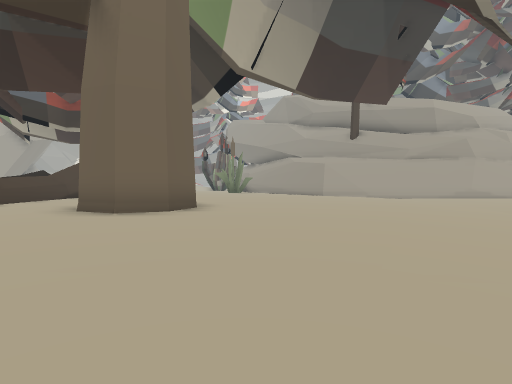
[1] (above)

14 first-person views from a walk through a 3-D level made in the Unity game engine. The camera is 1.4 m above the floor, tilts 2° down and sees 80° across. The floor is counted in squares, 2 m on a side. Each view is taken from the middle of a square. On the plan, view 1 faces up. The plan holds only what a view shows up to about 10 squares ahead; the rest is blank. The place goes on beyond the plan. The player character is not drawn. Some animated figures are not drawn.

[2]
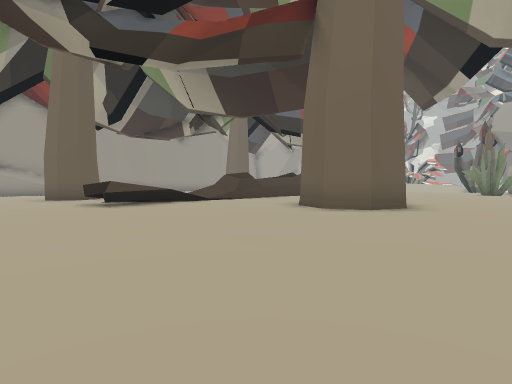

[3]
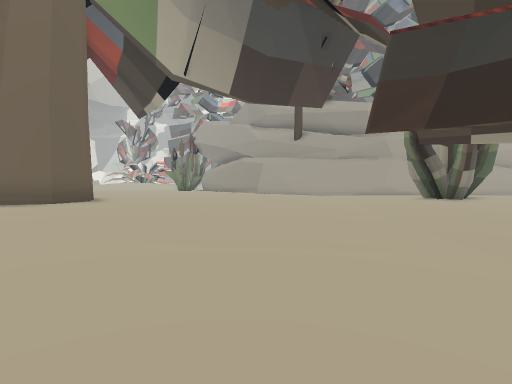

[4]
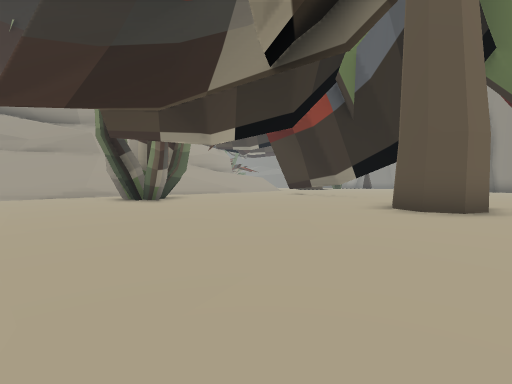

[5]
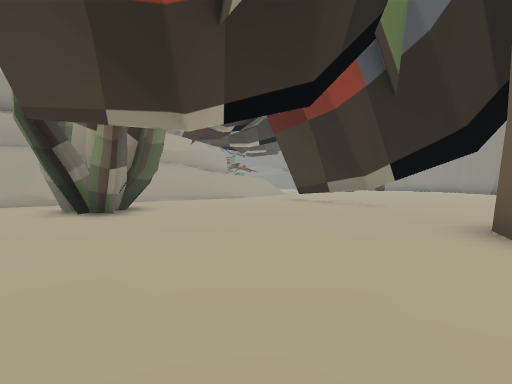

[6]
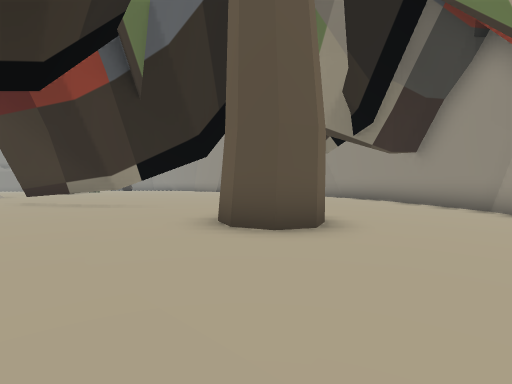

[7]
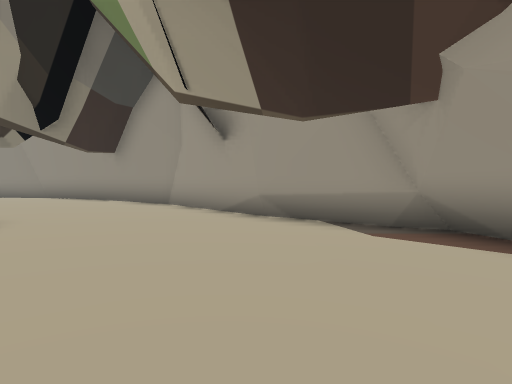

[8]
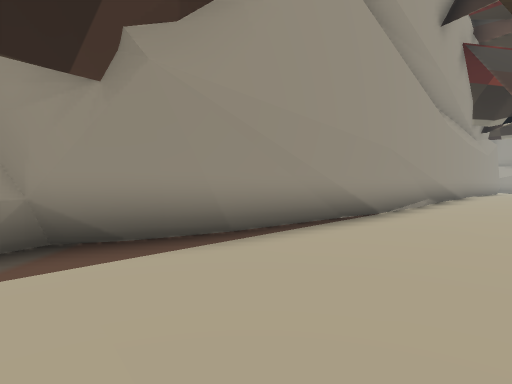

[9]
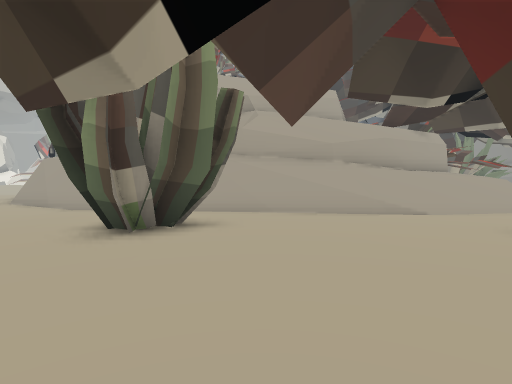

[10]
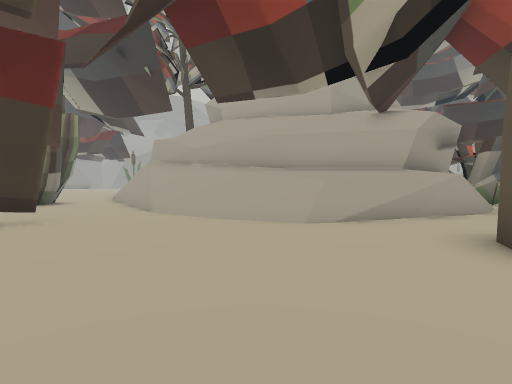

[11]
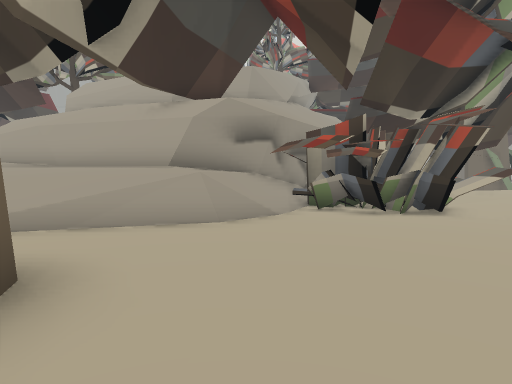

[12]
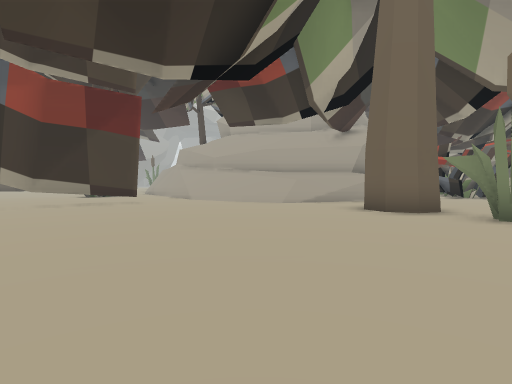

[13]
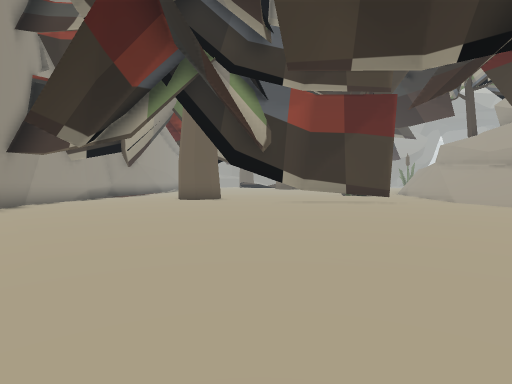

[14]
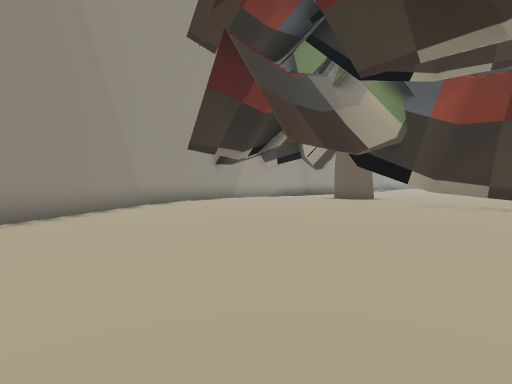

### Floor plan
Key: @ floor where view 1 was taken; # wall or solid block; . main floor; - floor 0.25 m lower than the main floor; : floor 0.5 m higher than the main floor; _ floor 0.5 m lower than the main floor; + floor 1.25 m higher than the main floor; / step, stairs or slope; = window, fence, low wall or low ledge; ^ raised ledge; T thing the floor can be seen under or through; P plant.
Columns run from 11 left of view 1 to 24 right of it. Each row starts with its distance up from view 1.
 22                                #
 21                                ###.
 20                              #####-
 19                              ####--
 18                              #:..--
 17                              #+/..--
 16                             ##// ..-
 15                            ##///....
 14               ###        ###//=.....
 13               --##########////=.....
 12           ..   ---####//=/////..##..
 11          ...    ----.=#==/////..##PP
 10     #.   ......-----...............
  9     ^..  ......-----##..............
  8     #..  #.....-----#.....T.........
  7      ... #.....------.....T.........
  6     /...##....-------.....T.........
  5     /........--------....TT.........
  4     /.......---------...............
  3 ##../.......---------..............-
  2 ...........-----------##..........-
  1 .........-------_------#........--#
  0        .---@---___-------......--##
 -1        -------_____--------...--##
 -2        ------_______--------- ###
 -3        ##########____-----###
 -4                 ###########

Where each view was taken, in squares from view 1:
view 1: 0 up, 0 right, facing up
view 2: 0 up, 1 right, facing up-left
view 3: 1 down, 3 right, facing up
view 4: 0 up, 5 right, facing up-right
view 5: 2 up, 7 right, facing up-right
view 6: 2 up, 7 right, facing right
view 7: 1 up, 6 right, facing down-right
view 8: 0 up, 8 right, facing down-left
view 9: 4 up, 11 right, facing up
view 10: 7 up, 21 right, facing up-left
view 11: 12 up, 24 right, facing up-left
view 12: 4 up, 24 right, facing up-left
view 13: 4 up, 24 right, facing left
view 14: 8 up, 24 right, facing down-left
